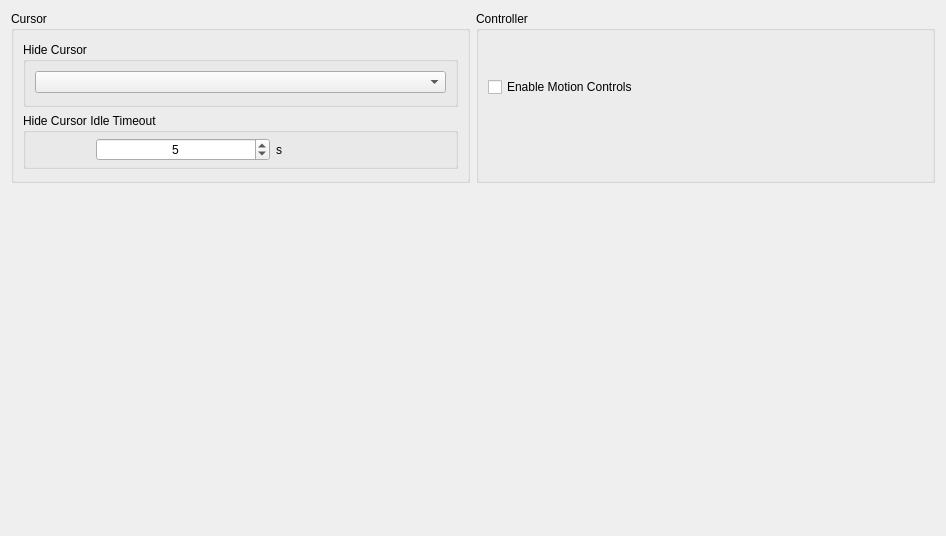
      <widget class="QWidget" name="inputTabContents">
       <property name="geometry">
        <rect>
         <x>0</x>
         <y>0</y>
         <width>946</width>
         <height>536</height>
        </rect>
       </property>
       <layout class="QVBoxLayout" name="inputTabVLayout" stretch="0,0">
        <item>
         <layout class="QHBoxLayout" name="inputTabHLayoutTop" stretch="1,1">
          <item>
           <layout class="QVBoxLayout" name="cursorTabLayoutLeft">
            <property name="spacing">
             <number>7</number>
            </property>
            <property name="bottomMargin">
             <number>0</number>
            </property>
            <item alignment="Qt::AlignmentFlag::AlignTop">
             <widget class="QGroupBox" name="cursorGroupBox">
              <property name="title">
               <string>Cursor</string>
              </property>
              <layout class="QGridLayout" name="gridLayout_2">
               <property name="topMargin">
                <number>11</number>
               </property>
               <property name="bottomMargin">
                <number>11</number>
               </property>
               <item row="0" column="0">
                <widget class="QGroupBox" name="hideCursorGroupBox">
                 <property name="enabled">
                  <bool>true</bool>
                 </property>
                 <property name="sizePolicy">
                  <sizepolicy hsizetype="Preferred" vsizetype="Fixed">
                   <horstretch>0</horstretch>
                   <verstretch>0</verstretch>
                  </sizepolicy>
                 </property>
                 <property name="title">
                  <string>Hide Cursor</string>
                 </property>
                 <layout class="QVBoxLayout" name="hideCursorLayout">
                  <property name="spacing">
                   <number>7</number>
                  </property>
                  <property name="bottomMargin">
                   <number>11</number>
                  </property>
                  <item>
                   <widget class="QComboBox" name="hideCursorComboBox"/>
                  </item>
                 </layout>
                </widget>
               </item>
               <item row="1" column="0">
                <widget class="QGroupBox" name="idleTimeoutGroupBox">
                 <property name="enabled">
                  <bool>true</bool>
                 </property>
                 <property name="sizePolicy">
                  <sizepolicy hsizetype="Preferred" vsizetype="Fixed">
                   <horstretch>0</horstretch>
                   <verstretch>0</verstretch>
                  </sizepolicy>
                 </property>
                 <property name="minimumSize">
                  <size>
                   <width>0</width>
                   <height>0</height>
                  </size>
                 </property>
                 <property name="title">
                  <string>Hide Cursor Idle Timeout</string>
                 </property>
                 <property name="alignment">
                  <set>Qt::AlignmentFlag::AlignLeading|Qt::AlignmentFlag::AlignLeft|Qt::AlignmentFlag::AlignTop</set>
                 </property>
                 <property name="flat">
                  <bool>false</bool>
                 </property>
                 <layout class="QHBoxLayout" name="IdleTimeoutLayout" stretch="0,0">
                  <property name="spacing">
                   <number>6</number>
                  </property>
                  <property name="leftMargin">
                   <number>70</number>
                  </property>
                  <property name="topMargin">
                   <number>5</number>
                  </property>
                  <property name="rightMargin">
                   <number>5</number>
                  </property>
                  <property name="bottomMargin">
                   <number>5</number>
                  </property>
                  <item>
                   <widget class="QSpinBox" name="idleTimeoutSpinBox">
                    <property name="enabled">
                     <bool>true</bool>
                    </property>
                    <property name="sizePolicy">
                     <sizepolicy hsizetype="Minimum" vsizetype="Fixed">
                      <horstretch>0</horstretch>
                      <verstretch>0</verstretch>
                     </sizepolicy>
                    </property>
                    <property name="minimumSize">
                     <size>
                      <width>0</width>
                      <height>0</height>
                     </size>
                    </property>
                    <property name="maximumSize">
                     <size>
                      <width>16777215</width>
                      <height>16777215</height>
                     </size>
                    </property>
                    <property name="layoutDirection">
                     <enum>Qt::LayoutDirection::LeftToRight</enum>
                    </property>
                    <property name="wrapping">
                     <bool>false</bool>
                    </property>
                    <property name="alignment">
                     <set>Qt::AlignmentFlag::AlignCenter</set>
                    </property>
                    <property name="buttonSymbols">
                     <enum>QAbstractSpinBox::ButtonSymbols::UpDownArrows</enum>
                    </property>
                    <property name="suffix">
                     <string notr="true"/>
                    </property>
                    <property name="maximum">
                     <number>3600</number>
                    </property>
                    <property name="value">
                     <number>5</number>
                    </property>
                    <property name="displayIntegerBase">
                     <number>10</number>
                    </property>
                   </widget>
                  </item>
                  <item>
                   <widget class="QLabel" name="idleTimeoutDurationLabel">
                    <property name="text">
                     <string>s</string>
                    </property>
                   </widget>
                  </item>
                 </layout>
                </widget>
               </item>
              </layout>
             </widget>
            </item>
           </layout>
          </item>
          <item>
           <layout class="QVBoxLayout" name="ControllerTabLayoutMiddle">
            <item>
             <widget class="QGroupBox" name="ControllerGroupBox">
              <property name="sizePolicy">
               <sizepolicy hsizetype="MinimumExpanding" vsizetype="Preferred">
                <horstretch>0</horstretch>
                <verstretch>0</verstretch>
               </sizepolicy>
              </property>
              <property name="title">
               <string>Controller</string>
              </property>
              <layout class="QVBoxLayout" name="ControllerLayout">
               <property name="spacing">
                <number>0</number>
               </property>
               <property name="topMargin">
                <number>11</number>
               </property>
               <property name="bottomMargin">
                <number>11</number>
               </property>
               <item>
                <widget class="QCheckBox" name="motionControlsCheckBox">
                 <property name="text">
                  <string>Enable Motion Controls</string>
                 </property>
                </widget>
               </item>
               <item>
                <widget class="QWidget" name="controllerWidgetSpacer" native="true">
                 <property name="enabled">
                  <bool>true</bool>
                 </property>
                 <property name="sizePolicy">
                  <sizepolicy hsizetype="Preferred" vsizetype="Maximum">
                   <horstretch>0</horstretch>
                   <verstretch>0</verstretch>
                  </sizepolicy>
                 </property>
                 <property name="minimumSize">
                  <size>
                   <width>0</width>
                   <height>0</height>
                  </size>
                 </property>
                </widget>
               </item>
              </layout>
             </widget>
            </item>
           </layout>
          </item>
         </layout>
        </item>
        <item>
         <layout class="QHBoxLayout" name="inputTabHLayoutBottom">
          <property name="topMargin">
           <number>0</number>
          </property>
          <item>
           <spacer name="emptyVerticalSpacerBottom">
            <property name="orientation">
             <enum>Qt::Orientation::Vertical</enum>
            </property>
            <property name="sizeType">
             <enum>QSizePolicy::Policy::MinimumExpanding</enum>
            </property>
            <property name="sizeHint" stdset="0">
             <size>
              <width>20</width>
              <height>20</height>
             </size>
            </property>
           </spacer>
          </item>
         </layout>
        </item>
       </layout>
      </widget>
